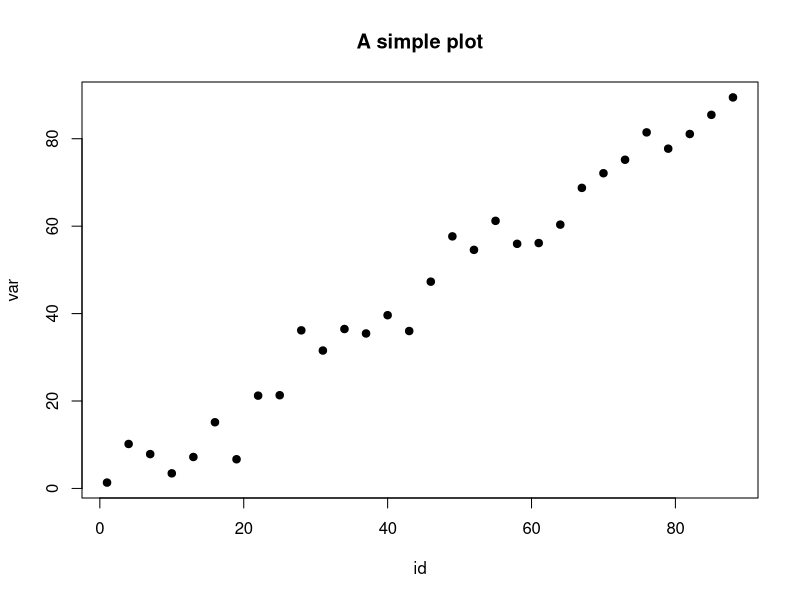

This figure's R source:
## ---- chunk 1
d <- data.frame(
  id = seq(from = 1, by = 3, length.out = 30)
)
d$var <- rnorm(n = 30, mean = d$id, sd = 5)
## ---- chunk 2
with(d, plot(x = id, y = var, 
             main = "A simple plot",
             pch = 19)
     )
